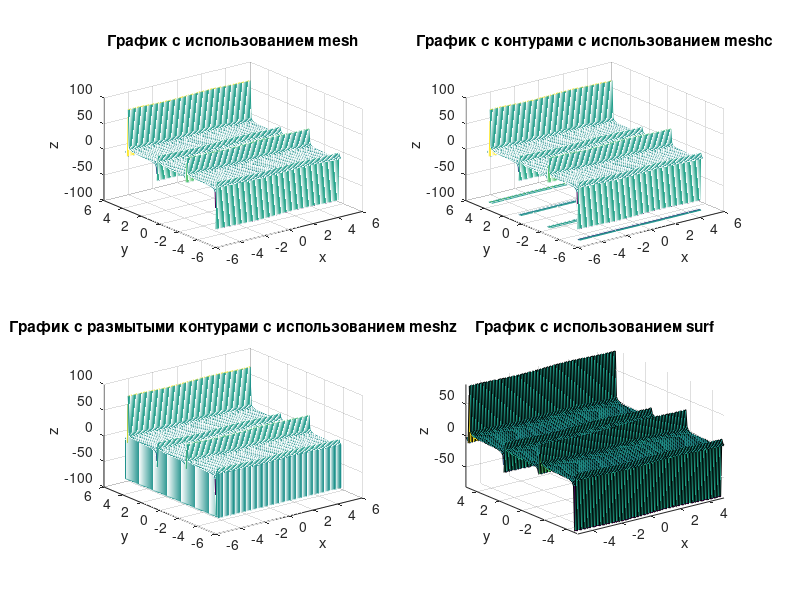

This figure's MATLAB source:
[x, y] = meshgrid(-5:0.1:5, -5:0.1:5);
z = sin(x) + tan(y);

figure;
subplot(2, 2, 1);
mesh(x, y, z);
title('График с использованием mesh');
xlabel('x');
ylabel('y');
zlabel('z');

subplot(2, 2, 2);
meshc(x, y, z);
title('График с контурами с использованием meshc');
xlabel('x');
ylabel('y');
zlabel('z');

subplot(2, 2, 3);
meshz(x, y, z);
title('График с размытыми контурами с использованием meshz');
xlabel('x');
ylabel('y');
zlabel('z');

subplot(2, 2, 4);
surf(x, y, z);
title('График с использованием surf');
xlabel('x');
ylabel('y');
zlabel('z');

axis tight;


set(gcf, 'Position', [100, 100, 800, 600]);
view(3); 